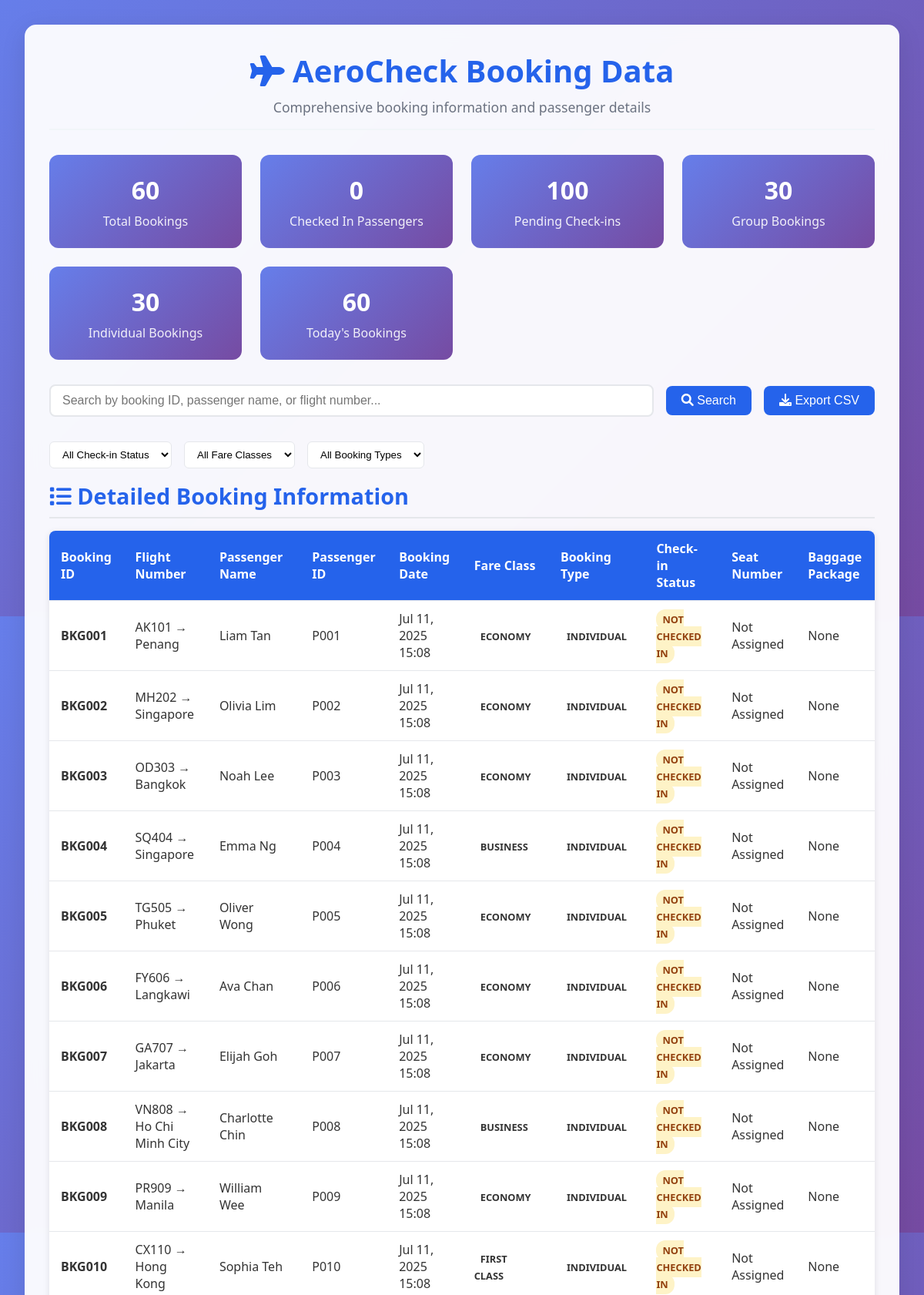
Screenshot of /get_booking_data.php (upper part) with the database file from the repository.
### tables this page shows
CREATE TABLE IF NOT EXISTS `bookings` (
    `booking_id` VARCHAR(50) PRIMARY KEY,
    `flight_number` VARCHAR(20) NOT NULL,
    `booking_date` DATETIME DEFAULT CURRENT_TIMESTAMP,
    `status` VARCHAR(20) DEFAULT 'Confirmed',
    `is_group_booking` BOOLEAN NOT NULL DEFAULT FALSE,
    `fare_class` VARCHAR(50) NOT NULL DEFAULT 'Economy',
    FOREIGN KEY (`flight_number`) REFERENCES `flights`(`flight_number`) ON DELETE CASCADE
);

CREATE TABLE IF NOT EXISTS `flights` (
    `flight_number` VARCHAR(20) PRIMARY KEY,
    `departure_time` DATETIME NOT NULL,
    `destination` VARCHAR(100) NOT NULL,
    `gate` VARCHAR(10) NOT NULL,
    `status` VARCHAR(20) DEFAULT 'On Time',
    `capacity` ENUM('182', '110') NOT NULL DEFAULT '182'
);

CREATE TABLE IF NOT EXISTS `passengers` (
    `passenger_id` VARCHAR(50) PRIMARY KEY,
    `first_name` VARCHAR(50) NOT NULL,
    `last_name` VARCHAR(50) NOT NULL,
    `passport_number` VARCHAR(50) UNIQUE,
    `contact_phone` VARCHAR(100),
    `email_address` VARCHAR(100),
    `created_at` TIMESTAMP DEFAULT CURRENT_TIMESTAMP
);

CREATE TABLE IF NOT EXISTS `booking_passengers` (
    `id` INT AUTO_INCREMENT PRIMARY KEY,
    `booking_id` VARCHAR(50) NOT NULL,
    `passenger_id` VARCHAR(50) NOT NULL,
    `seat_number` VARCHAR(10),
    `assigned_seat_id` VARCHAR(50),
    `check_in_status` VARCHAR(20) DEFAULT 'Not Checked In',
    `purchased_baggage_package_id` VARCHAR(50),
    `additional_baggage_pieces` INT DEFAULT 0,
    `additional_baggage_weight_kg` DECIMAL(5,2) DEFAULT 0.00,
    FOREIGN KEY (`booking_id`) REFERENCES `bookings`(`booking_id`) ON DELETE CASCADE,
    FOREIGN KEY (`passenger_id`) REFERENCES `passengers`(`passenger_id`) ON DELETE CASCADE,
    FOREIGN KEY (`purchased_baggage_package_id`) REFERENCES `baggage_packages`(`package_id`),
    FOREIGN KEY (`assigned_seat_id`) REFERENCES `seats`(`seat_id`),
    UNIQUE KEY `unique_booking_passenger` (`booking_id`, `passenger_id`)
);

### get_booking_data.php (the view, shortened to what this page needs)
<?php
$dbconnect = include 'databaseconnect.php';
?>
<!DOCTYPE html>
<html lang="en">
<head>
    <link href="https://cdnjs.cloudflare.com/ajax/libs/font-awesome/6.0.0/css/all.min.css" rel="stylesheet">
</head>
<body>
    <div class="container">
        <div class="header">
            <h1><i class="fas fa-plane"></i> AeroCheck Booking Data</h1>
            <p>Comprehensive booking information and passenger details</p>
        </div>
        <?php
        try {
            $stats = [];
            $stmt = $dbconnect->query("SELECT COUNT(*) as total FROM bookings");
            $stats['total_bookings'] = $stmt->fetch(PDO::FETCH_ASSOC)['total'];
            $stmt = $dbconnect->query("SELECT COUNT(*) as checked_in FROM booking_passengers WHERE check_in_status = 'Checked In'");
            $stats['checked_in'] = $stmt->fetch(PDO::FETCH_ASSOC)['checked_in'];
            $stmt = $dbconnect->query("SELECT COUNT(*) as not_checked_in FROM booking_passengers WHERE check_in_status = 'Not Checked In'");
            $stats['not_checked_in'] = $stmt->fetch(PDO::FETCH_ASSOC)['not_checked_in'];
            $stmt = $dbconnect->query("SELECT COUNT(*) as group_bookings FROM bookings WHERE is_group_booking = TRUE");
            $stats['group_bookings'] = $stmt->fetch(PDO::FETCH_ASSOC)['group_bookings'];
            $stmt = $dbconnect->query("SELECT COUNT(*) as individual_bookings FROM bookings WHERE is_group_booking = FALSE");
            $stats['individual_bookings'] = $stmt->fetch(PDO::FETCH_ASSOC)['individual_bookings'];
            $stmt = $dbconnect->query("SELECT COUNT(*) as today_bookings FROM bookings WHERE DATE(booking_date) = CURDATE()");
            $stats['today_bookings'] = $stmt->fetch(PDO::FETCH_ASSOC)['today_bookings'];
        ?>
        <div class="stats-grid">
            <div class="stat-card">
                <h3><?= $stats['total_bookings'] ?></h3>
                <p>Total Bookings</p>
            </div>
            <div class="stat-card">
                <h3><?= $stats['checked_in'] ?></h3>
                <p>Checked In Passengers</p>
            </div>
            <div class="stat-card">
                <h3><?= $stats['not_checked_in'] ?></h3>
                <p>Pending Check-ins</p>
            </div>
            <div class="stat-card">
                <h3><?= $stats['group_bookings'] ?></h3>
                <p>Group Bookings</p>
            </div>
            <div class="stat-card">
                <h3><?= $stats['individual_bookings'] ?></h3>
                <p>Individual Bookings</p>
            </div>
            <div class="stat-card">
                <h3><?= $stats['today_bookings'] ?></h3>
                <p>Today's Bookings</p>
            </div>
        </div>
        <div class="search-box">
            <input type="text" id="searchInput" placeholder="Search by booking ID, passenger name, or flight number...">
            <button onclick="filterTable()"><i class="fas fa-search"></i> Search</button>
            <button class="export-btn" onclick="exportToCSV()"><i class="fas fa-download"></i> Export CSV</button>
        </div>
        <div class="filter-options">
            <select id="statusFilter" onchange="filterTable()">
                <option value="">All Check-in Status</option>
            </select>
            <select id="fareClassFilter" onchange="filterTable()">
                <option value="">All Fare Classes</option>
            </select>
            <select id="bookingTypeFilter" onchange="filterTable()">
                <option value="">All Booking Types</option>
            </select>
        </div>
        <div class="section">
            <h2><i class="fas fa-list"></i> Detailed Booking Information</h2>
            <div class="table-container">
                <table id="bookingTable">
                    <thead>
                        <tr>
                            <th>Booking ID</th>
                            <th>Flight Number</th>
                            <th>Passenger Name</th>
                            <th>Passenger ID</th>
                            <th>Booking Date</th>
                            <th>Fare Class</th>
                            <th>Booking Type</th>
                            <th>Check-in Status</th>
                            <th>Seat Number</th>
                            <th>Baggage Package</th>
                        </tr>
                    </thead>
                    <tbody>
                        <?php
                        $stmt = $dbconnect->query("
                            SELECT
                                b.booking_id,
                                b.flight_number,
                                b.booking_date,
                                b.status as booking_status,
                                b.is_group_booking,
                                b.fare_class,
                                p.passenger_id,
                                CONCAT(p.first_name, ' ', p.last_name) as passenger_name,
                                p.contact_phone,
                                bp.seat_number,
                                bp.check_in_status,
                                bp.purchased_baggage_package_id,
                                bp.additional_baggage_pieces,
                                bp.additional_baggage_weight_kg,
                                f.destination,
                                f.departure_time,
                                f.gate
                            FROM bookings b
                            JOIN booking_passengers bp ON b.booking_id = bp.booking_id
                            JOIN passengers p ON bp.passenger_id = p.passenger_id
                            JOIN flights f ON b.flight_number = f.flight_number
                            ORDER BY b.booking_date DESC, b.booking_id, p.last_name
                        ");
                        while ($row = $stmt->fetch(PDO::FETCH_ASSOC)) {
                            $bookingType = $row['is_group_booking'] ? 'Group' : 'Individual';
                            $bookingTypeClass = $row['is_group_booking'] ? 'group-badge' : '';
                            echo "<tr>";
                            echo "<td><strong>{$row['booking_id']}</strong></td>";
                            echo "<td>{$row['flight_number']} → {$row['destination']}</td>";
                            echo "<td>{$row['passenger_name']}</td>";
                            echo "<td>{$row['passenger_id']}</td>";
                            echo "<td>" . date('M d, Y H:i', strtotime($row['booking_date'])) . "</td>";
                            echo "<td><span class='status-badge status-{$row['fare_class']}'>{$row['fare_class']}</span></td>";
                            echo "<td><span class='status-badge {$bookingTypeClass}'>{$bookingType}</span></td>";
                            echo "<td><span class='status-badge status-" . strtolower(str_replace(' ', '-', $row['check_in_status'])) . "'>{$row['check_in_status']}</span></td>";
                            echo "<td>" . ($row['seat_number'] ?: 'Not Assigned') . "</td>";
                            echo "<td>" . ($row['purchased_baggage_package_id'] ?: 'None') . "</td>";
                            echo "</tr>";
                        }
                        ?>
                    </tbody>
                </table>
            </div>
        </div>
        <?php
        } catch (PDOException $e) {
            echo "<div style='background: #fee2e2; color: #dc2626; padding: 1rem; border-radius: 8px; margin: 1rem 0;'>";
            echo "<strong>Database Error:</strong> " . $e->getMessage();
            echo "</div>";
        }
        ?>
    </div>
</body>
</html>

### get_booking_data.php (style rules this page uses)
* { margin: 0; padding: 0; box-sizing: border-box; }
body { font-family: 'Segoe UI', Tahoma, Geneva, Verdana, sans-serif; background: linear-gradient(135deg, #667eea 0%, #764ba2 100%); min-height: 100vh; color: #333; padding: 2rem; }
.container { max-width: 1400px; margin: 0 auto; background: rgba(255, 255, 255, 0.95); backdrop-filter: blur(10px); border-radius: 15px; box-shadow: 0 8px 32px rgba(0, 0, 0, 0.1); padding: 2rem; }
.header { text-align: center; margin-bottom: 2rem; padding-bottom: 1rem; border-bottom: 2px solid #f1f5f9; }
.header h1 { color: #2563eb; font-size: 2.5rem; margin-bottom: 0.5rem; }
.header p { color: #6b7280; font-size: 1.1rem; }
.stats-grid { display: grid; grid-template-columns: repeat(auto-fit, minmax(250px, 1fr)); gap: 1.5rem; margin-bottom: 2rem; }
.stat-card { background: linear-gradient(135deg, #667eea, #764ba2); color: white; padding: 1.5rem; border-radius: 12px; text-align: center; }
.stat-card h3 { font-size: 2rem; margin-bottom: 0.5rem; }
.stat-card p { opacity: 0.9; }
.section { margin-bottom: 3rem; }
.section h2 { color: #2563eb; font-size: 1.8rem; margin-bottom: 1rem; padding-bottom: 0.5rem; border-bottom: 2px solid #e5e7eb; }
.table-container { overflow-x: auto; background: #f8fafc; border-radius: 8px; box-shadow: 0 2px 8px rgba(0, 0, 0, 0.1); }
table { width: 100%; border-collapse: collapse; background: white; }
th, td { padding: 12px 15px; text-align: left; border-bottom: 1px solid #e5e7eb; }
th { background: #2563eb; color: white; font-weight: 600; position: sticky; top: 0; }
.status-badge { padding: 4px 8px; border-radius: 12px; font-size: 0.8rem; font-weight: 600; text-transform: uppercase; }
.status-not-checked-in { background: #fef3c7; color: #92400e; }
.search-box { margin-bottom: 2rem; display: flex; gap: 1rem; align-items: center; }
.search-box input { padding: 10px 15px; border: 2px solid #e5e7eb; border-radius: 8px; font-size: 1rem; flex: 1; }
.search-box button { padding: 10px 20px; background: #2563eb; color: white; border: none; border-radius: 8px; cursor: pointer; font-size: 1rem; }
.filter-options { display: flex; gap: 1rem; margin-bottom: 1rem; flex-wrap: wrap; }
.filter-options select { padding: 8px 12px; border: 1px solid #e5e7eb; border-radius: 6px; background: white; }
.export-btn { background: #10b981; color: white; padding: 10px 20px; border: none; border-radius: 8px; cursor: pointer; font-size: 1rem; margin-left: auto; }

### rows the page displays
bookings: booking_id "BKG001", flight_number "AK101", flight_number.destination "Penang", passenger_name "Liam Tan", passengers.passenger_id "P001", booking_date "Jul 11, 2025 15:08", fare_class "ECONOMY", is_group_booking "INDIVIDUAL", booking_passengers.check_in_status "NOT CHECKED IN", booking_passengers.seat_number "Not Assigned", booking_passengers.purchased_baggage_package_id "None"
bookings: booking_id "BKG002", flight_number "MH202", flight_number.destination "Singapore", passenger_name "Olivia Lim", passengers.passenger_id "P002", booking_date "Jul 11, 2025 15:08", fare_class "ECONOMY", is_group_booking "INDIVIDUAL", booking_passengers.check_in_status "NOT CHECKED IN", booking_passengers.seat_number "Not Assigned", booking_passengers.purchased_baggage_package_id "None"
bookings: booking_id "BKG003", flight_number "OD303", flight_number.destination "Bangkok", passenger_name "Noah Lee", passengers.passenger_id "P003", booking_date "Jul 11, 2025 15:08", fare_class "ECONOMY", is_group_booking "INDIVIDUAL", booking_passengers.check_in_status "NOT CHECKED IN", booking_passengers.seat_number "Not Assigned", booking_passengers.purchased_baggage_package_id "None"
bookings: booking_id "BKG004", flight_number "SQ404", flight_number.destination "Singapore", passenger_name "Emma Ng", passengers.passenger_id "P004", booking_date "Jul 11, 2025 15:08", fare_class "BUSINESS", is_group_booking "INDIVIDUAL", booking_passengers.check_in_status "NOT CHECKED IN", booking_passengers.seat_number "Not Assigned", booking_passengers.purchased_baggage_package_id "None"
bookings: booking_id "BKG005", flight_number "TG505", flight_number.destination "Phuket", passenger_name "Oliver Wong", passengers.passenger_id "P005", booking_date "Jul 11, 2025 15:08", fare_class "ECONOMY", is_group_booking "INDIVIDUAL", booking_passengers.check_in_status "NOT CHECKED IN", booking_passengers.seat_number "Not Assigned", booking_passengers.purchased_baggage_package_id "None"
bookings: booking_id "BKG006", flight_number "FY606", flight_number.destination "Langkawi", passenger_name "Ava Chan", passengers.passenger_id "P006", booking_date "Jul 11, 2025 15:08", fare_class "ECONOMY", is_group_booking "INDIVIDUAL", booking_passengers.check_in_status "NOT CHECKED IN", booking_passengers.seat_number "Not Assigned", booking_passengers.purchased_baggage_package_id "None"
bookings: booking_id "BKG007", flight_number "GA707", flight_number.destination "Jakarta", passenger_name "Elijah Goh", passengers.passenger_id "P007", booking_date "Jul 11, 2025 15:08", fare_class "ECONOMY", is_group_booking "INDIVIDUAL", booking_passengers.check_in_status "NOT CHECKED IN", booking_passengers.seat_number "Not Assigned", booking_passengers.purchased_baggage_package_id "None"
bookings: booking_id "BKG008", flight_number "VN808", flight_number.destination "Ho Chi Minh City", passenger_name "Charlotte Chin", passengers.passenger_id "P008", booking_date "Jul 11, 2025 15:08", fare_class "BUSINESS", is_group_booking "INDIVIDUAL", booking_passengers.check_in_status "NOT CHECKED IN", booking_passengers.seat_number "Not Assigned", booking_passengers.purchased_baggage_package_id "None"
bookings: booking_id "BKG009", flight_number "PR909", flight_number.destination "Manila", passenger_name "William Wee", passengers.passenger_id "P009", booking_date "Jul 11, 2025 15:08", fare_class "ECONOMY", is_group_booking "INDIVIDUAL", booking_passengers.check_in_status "NOT CHECKED IN", booking_passengers.seat_number "Not Assigned", booking_passengers.purchased_baggage_package_id "None"
bookings: booking_id "BKG010", flight_number "CX110", flight_number.destination "Hong Kong", passenger_name "Sophia Teh", passengers.passenger_id "P010", booking_date "Jul 11, 2025 15:08", fare_class "FIRST CLASS", is_group_booking "INDIVIDUAL", booking_passengers.check_in_status "NOT CHECKED IN", booking_passengers.seat_number "Not Assigned", booking_passengers.purchased_baggage_package_id "None"

### other values shown
$stats['total_bookings'] "60"
$stats['checked_in'] "0"
$stats['not_checked_in'] "100"
$stats['group_bookings'] "30"
$stats['individual_bookings'] "30"
$stats['today_bookings'] "60"
